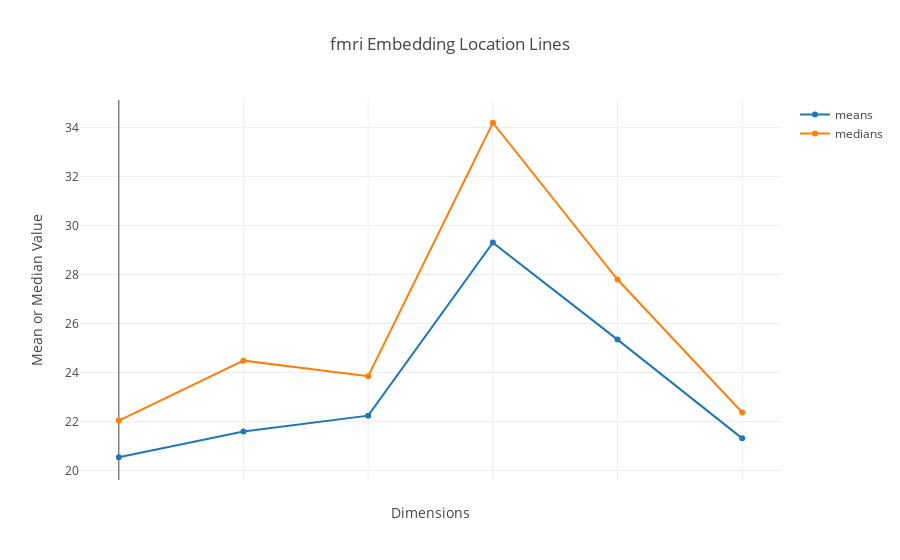

The code cell stored with this chart in its notebook:
### Code cell
lpl.LocationLines(DM).plot()

### Figure 1 — Plotly figure (JSON) as saved in the notebook; plotly's stock layout.template omitted (floating-point values rounded to 4 significant figures)
{"data": [{"name": "means", "type": "scatter", "x": [0, 1, 2, 3, 4, 5], "y": [20.54, 21.59, 22.24, 29.3, 25.34, 21.31]}, {"name": "medians", "type": "scatter", "x": [0, 1, 2, 3, 4, 5], "y": [22.04, 24.48, 23.85, 34.19, 27.79, 22.37]}], "layout": {"title": "fmri Embedding Location Lines", "xaxis": {"showticklabels": false, "title": "Dimensions"}, "yaxis": {"title": "Mean or Median Value"}}}
